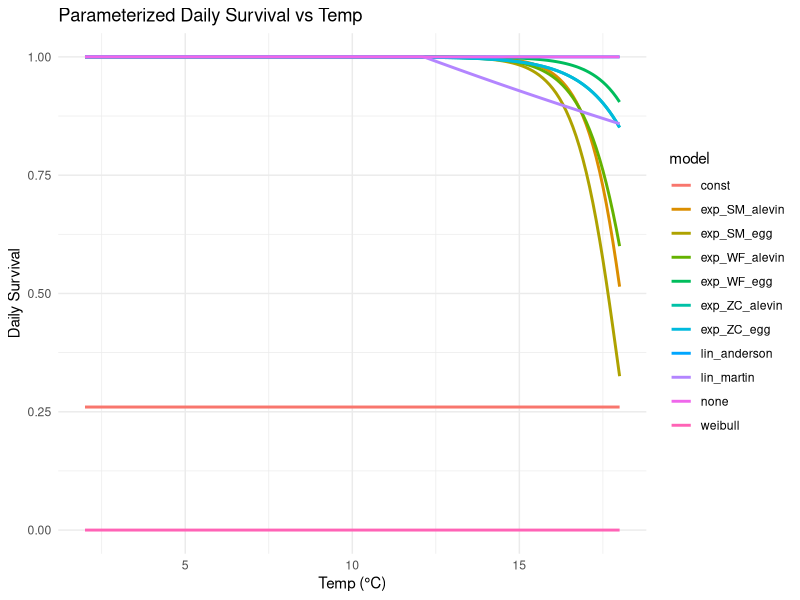
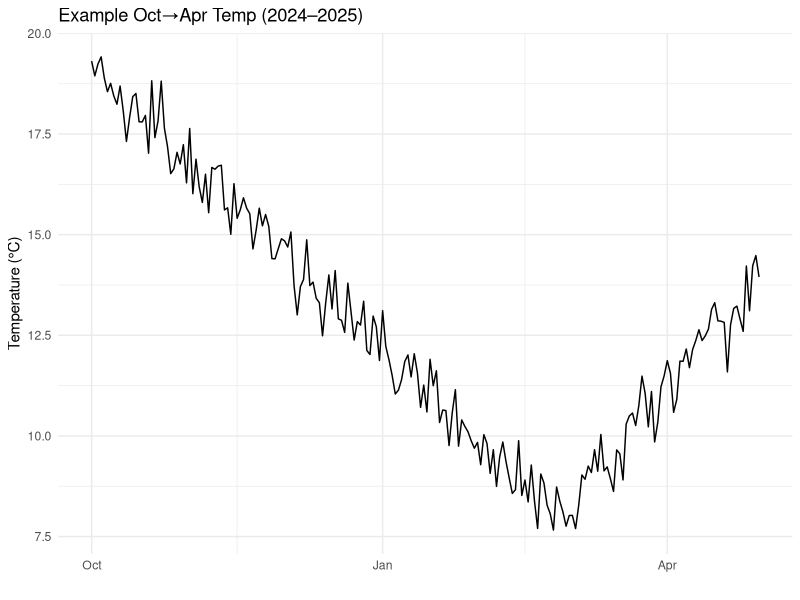
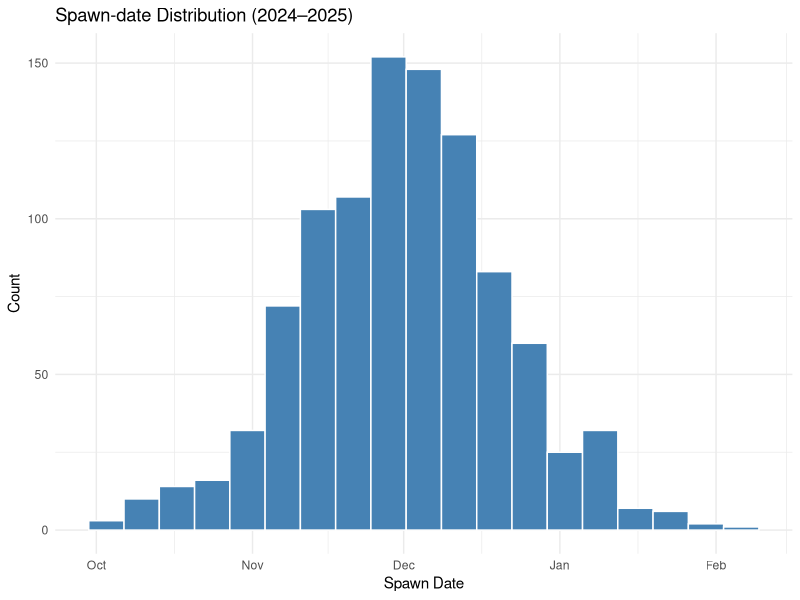

These figures' R source, in order: (Note: this script raises an error after producing the figures.)
rm(list=ls())
# ───────────────────────────────────────────────────────────────────────────────
# 0) PACKAGES -------------------------------------------------------------------
# ───────────────────────────────────────────────────────────────────────────────
library(tidyverse)
library(lubridate)
library(future.apply)
library(progressr)
handlers("txtprogressbar")   # simple console bar

# ───────────────────────────────────────────────────────────────────────────────
# 1) TDM & DEV FUNCS -----------------------------------------------------------
# ───────────────────────────────────────────────────────────────────────────────

# -- TDM variants --
tdm_lin_martin <- function(temp, α=0.026, β=12.14)      exp(-α*pmax(temp-β,0))
tdm_lin_anderson <- function(temp, day, α=0.026, β=12.14) {
  exp(-ifelse(day<=4, α*pmax(temp-β,0), 0))
}
tdm_exp <- function(temp, calib, stage) {
  ps <- list(
    WaterForum2020 = list(egg   = list(α=3.40848e-11,β=1.21122),
                          alevin= list(α=1.017554e-10,β=1.24092)),
    ZeugCramer2012 = list(egg   = list(α=1.35e-8,    β=0.9054),
                          alevin= list(α=1.35e-8,    β=0.9054)),
    SALMOD2006     = list(egg   = list(α=1.475e-11, β=1.392),
                          alevin= list(α=2.521e-12, β=1.461))
  )[[calib]][[stage]]
  exp(- (ps$α * exp(ps$β * temp)) )
}
# Weibull‐type (Jager 2011) for the egg phase defaults:
tdm_weibull <- function(temp,
                        TL = 3,     # lower‐temp scaler (°C)
                        TU = 15.4,  # upper‐temp scaler (°C)
                        kL = 25,    # lower exponent
                        kU = 29) {  # upper exponent
  term1 <- (1 - exp(-temp / TL))^kL
  term2 <- (exp(-temp / TU))^kU
  term1 * term2
}
tdm_none     <- function(temp) rep(1, length(temp))
tdm_const    <- function(temp, S0=0.26) rep(S0, length(temp))

# -- Egg & Alevin development --
egg_models <- list(
  linear  = function(T)  958  / T,
  mech    = function(T)  1e3 * 200^0.2 / (pmax(T+3,0.1)^1.5),
  jensen  = function(T)  495.28 * T^-0.136,
  beacham = function(T)  1/exp(10.404 - 2.043*log(T+7.575)),
  usgs    = function(T)  1/exp(6.872  -    log(T+0.332))
)
hatch_models <- list(
  linear  = function(T)  417  / T,
  mech    = function(T)  2.5  * (pmax(T+2,0.1)^(-0.5))
)

# ───────────────────────────────────────────────────────────────────────────────
# 2) STATIC DAILY SURVIVAL CURVES (Figure) -------------------------------------
# ───────────────────────────────────────────────────────────────────────────────

temps <- seq(2,18, by=0.1)
plot_df <- expand_grid(
  temp  = temps,
  model = c("lin_martin","lin_anderson",
            "exp_WF_egg","exp_WF_alevin",
            "exp_ZC_egg","exp_ZC_alevin",
            "exp_SM_egg","exp_SM_alevin",
            "weibull","none","const")
) %>%
  mutate(
    surv = case_when(
      model=="lin_martin"   ~ tdm_lin_martin(temp),
      model=="lin_anderson" ~ tdm_lin_anderson(temp, day=1),  # any day<=4
      str_detect(model,"^exp_WF_egg")   ~ tdm_exp(temp,"WaterForum2020","egg"),
      str_detect(model,"^exp_WF_alevin")~ tdm_exp(temp,"WaterForum2020","alevin"),
      str_detect(model,"^exp_ZC_egg")   ~ tdm_exp(temp,"ZeugCramer2012","egg"),
      str_detect(model,"^exp_ZC_alevin")~ tdm_exp(temp,"ZeugCramer2012","alevin"),
      str_detect(model,"^exp_SM_egg")   ~ tdm_exp(temp,"SALMOD2006","egg"),
      str_detect(model,"^exp_SM_alevin")~ tdm_exp(temp,"SALMOD2006","alevin"),
      model=="weibull" ~ tdm_weibull(temp),
      model=="none"    ~ tdm_none(temp),
      model=="const"   ~ tdm_const(temp)
    )
  )

ggplot(plot_df, aes(temp, surv, color=model)) +
  geom_line(size=1) +
  scale_y_continuous(lim=c(0,1)) +
  labs(title="Parameterized Daily Survival vs Temp",
       x="Temp (°C)", y="Daily Survival") +
  theme_minimal()

# ───────────────────────────────────────────────────────────────────────────────
# 3) SIMULATION: COMBINED EGG→ALEVIN SURVIVAL & SUMMARY TABLE -------------------
# ───────────────────────────────────────────────────────────────────────────────

set.seed(2025)

# ───────────────────────────────────────────────────────────────────────────────
# Parameters
# ───────────────────────────────────────────────────────────────────────────────
years      <- 2024:(2024 + 2 - 1)   # e.g. 2024–2073
n_redds    <- 1000
peak_date  <- "12-01"                # mm-dd for the normal spawn peak
sigma_days <- 20                     # ~3-week std-dev in spawning
start_temp <- 19;   min_temp <- 8;   end_temp <- 14
noise_sd   <- 0.5

# ───────────────────────────────────────────────────────────────────────────────
# Build a list of 50 years of data
# ───────────────────────────────────────────────────────────────────────────────
year_list <- map(years, function(yy){
  # 1) define the Oct1→Apr30 window for this water-year
  start_date <- ymd(sprintf("%d-10-01", yy))
  feb28      <- ymd(sprintf("%d-02-28", yy+1))
  end_date   <- ymd(sprintf("%d-04-30", yy+1))
  dates      <- seq(start_date, end_date, by = "day")
  n1 <- as.numeric(feb28 - start_date)
  n2 <- as.numeric(end_date - feb28)
  d  <- as.numeric(dates - start_date)
  
  # 2) piecewise linear seasonal baseline
  base_temp <- ifelse(
    dates <= feb28,
    start_temp + (min_temp - start_temp) * (d / n1),
    min_temp   + (end_temp - min_temp)   * ((d - n1) / n2)
  )
  # add some day-to-day noise
  temps <- base_temp + rnorm(length(dates), sd = noise_sd)
  
  # 3) sample redd dates from a normal bell around Dec 1
  peak_idx <- as.numeric(ymd(sprintf("%d-%s", yy, peak_date)) - start_date)
  offs     <- round(rnorm(n_redds, mean = peak_idx, sd = sigma_days))
  offs     <- pmin(pmax(offs, 0), length(dates)-1)  # clamp into [0, N-1]
  redds    <- start_date + offs
  
  # 4) return a small list for this year
  list(
    year      = yy,
    dates     = dates,
    temps     = temps,
    redds     = redds
  )
})

# convert to a named list for easy lookup
names(year_list) <- as.character(years)

# ───────────────────────────────────────────────────────────────────────────────
# Example: plot one year’s temperature & redd histogram
# ───────────────────────────────────────────────────────────────────────────────
yr2024 <- year_list[["2024"]]

# temp series
ggplot(tibble(date = yr2024$dates, temp = yr2024$temps),
       aes(date, temp)) +
  geom_line() +
  labs(title="Example Oct→Apr Temp (2024–2025)",
       x="", y="Temperature (°C)") +
  theme_minimal()

# redd histogram
ggplot(tibble(redd=yr2024$redds), aes(redd)) +
  geom_histogram(binwidth=7, fill="steelblue", color="white") +
  labs(title="Spawn‐date Distribution (2024–2025)",
       x="Spawn Date", y="Count") +
  theme_minimal()

simulate_combo <- function(variant, dates, redds, daily_surv) {
  survs <- vapply(
    redds, 
    function(sp) {
      i0 <- match(sp, dates)
      Te <- daily_surv[[variant]][i0]    # spawn‐day survival
      # compute durations once per redd:
      days_egg  <- egg_fn(Te); days_alev <- hatch_fn(Te)
      total_days<- ceiling(days_egg + days_alev)
      
      # just take the product of the precomputed curve slice:
      prod(daily_surv[[variant]][i0 + seq_len(total_days)-1], na.rm=TRUE)
    },
    numeric(1)
  )
  survs
}

# ───────────────────────────────────────────────────────────────────────────────
# 4) DENSITY‐DEPENDENCE FUNCTIONS ------------------------------------------------
# ───────────────────────────────────────────────────────────────────────────────

density_fun <- function(dd_type,
                        N,
                        S0  = 0.347,       # base survival (Sacramento)
                        mu1 = -0.0000188,  # linear redd effect
                        K   = 50000       # Beverton–Holt K
) {
  switch(dd_type,
         none           = 1,
         linear         = S0 + mu1 * N,
         `beverton-holt` = S0 / (1 + N / K)
  )
}

dd_tab <- tibble(
  dd_type   = c("none","linear","beverton-holt"),
  dd_factor = map_dbl(dd_type, ~ density_fun(.x, N=50000))
)

# ───────────────────────────────────────────────────────────────────────────────
# 5) FULL SUMMARY: TDM × Egg × Hatch × Density ----------------------------------
# ───────────────────────────────────────────────────────────────────────────────

# 2) list out each TDM variant with its metadata:
tdm_defs <- tribble(
  ~model,        ~calib,             ~stage,   ~variant,
  "exp",         "WaterForum2020",   "egg",    "exp_WF_egg",
  "exp",         "WaterForum2020",   "alevin", "exp_WF_alevin",
  "exp",         "ZeugCramer2012",   "egg",    "exp_ZC_egg",
  "exp",         "ZeugCramer2012",   "alevin", "exp_ZC_alevin",
  "exp",         "SALMOD2006",       "egg",    "exp_SM_egg",
  "exp",         "SALMOD2006",       "alevin", "exp_SM_alevin",
  "lin_martin",  NA,                 NA,       "lin_martin",
  "lin_anderson",NA,                 NA,       "lin_anderson",
  "weibull",     NA,                 NA,       "weibull",
  "none",        NA,                 NA,       "none",
  "const",       NA,                 NA,       "const"
)


plan(multisession, workers = 4)

all_years_summary <- with_progress({
  p <- progressor(along = year_list)
  map_dfr(year_list, function(yr) {
    p()   # advance the progress bar by 1
    
  # unpack the year’s data
  dates    <- yr$dates
  t_series <- yr$temps
  redds    <- yr$redds
  
  # ── 1) Precompute daily survival curves for each TDM variant ──────────────
  daily_surv <- map(tdm_defs$variant, function(v) {
    row   <- filter(tdm_defs, variant == v)
    model <- row$model[[1]]
    calib <- row$calib[[1]]
    stage <- row$stage[[1]]
    temps <- t_series
    
    switch(model,
           exp          = tdm_exp(temps, calib, stage),
           lin_martin   = tdm_lin_martin(temps),
           lin_anderson = tdm_lin_anderson(temps, day = seq_along(temps)),
           weibull      = tdm_weibull(temps),
           none         = tdm_none(temps),
           const        = tdm_const(temps)
    )
  }) %>% set_names(tdm_defs$variant)
  
  # ── 2) Now simulate each variant × egg_m × hatch_m × dd_type ─────────────
  summary_tbl_year <- tidyr::crossing(
    tdm_defs,
    egg_m   = names(egg_models),
    hatch_m = names(hatch_models),
    dd_type = c("none","linear","beverton-holt")
  ) %>%
    rowwise() %>%
    mutate(
      survs = list({
        # use the precomputed daily_surv vector for this variant
        ds   <- daily_surv[[variant]]
        # vectorized redd loop with vapply
        vapply(redds, function(sp) {
          i0 <- match(sp, dates)
          # days to hatch+emerge at spawn‐day temp
          days_egg  <- egg_models[[egg_m]](t_series[i0])
          days_alev <- hatch_models[[hatch_m]](t_series[i0])
          td        <- ceiling(days_egg + days_alev)
          slice     <- ds[i0 + seq_len(td) - 1]
          prod(slice, na.rm = TRUE)
        }, numeric(1))
      }),
      base_surv     = mean(survs, na.rm = TRUE),
      dd_factor     = density_fun(dd_type, N = length(redds)),
      mean_cum_surv = base_surv * dd_factor,
      dev0 = {
        Te  <- t_series[ match(redds, dates) ]
        de  <- egg_models[[egg_m]](Te) + hatch_models[[hatch_m]](Te)
        atu <- de * Te
        tibble(
          mean_dev_days = mean(de),
          mean_ATU      = mean(atu)
        )
      }
    ) %>%
    unnest_wider(dev0) %>%
    ungroup() %>%
    mutate(
      across(c(mean_dev_days, mean_ATU, mean_cum_surv), ~ round(.x,3)),
      year = yr$year
    ) %>%
    select(year, everything())
  
  summary_tbl_year
  })
})

# now you’ve got a big 50×N table
print(all_years_summary)

single_year <- year_list["2024"]

one_year_summary <- with_progress({
  p <- progressor(steps = length(single_year))
  map_dfr(single_year, function(yr) {
    p()
      
      # unpack the year’s data
      dates    <- yr$dates
      t_series <- yr$temps
      redds    <- yr$redds
      
      # ── 1) Precompute daily survival curves for each TDM variant ──────────────
      daily_surv <- map(tdm_defs$variant, function(v) {
        row   <- filter(tdm_defs, variant == v)
        model <- row$model[[1]]
        calib <- row$calib[[1]]
        stage <- row$stage[[1]]
        temps <- t_series
        
        switch(model,
               exp          = tdm_exp(temps, calib, stage),
               lin_martin   = tdm_lin_martin(temps),
               lin_anderson = tdm_lin_anderson(temps, day = seq_along(temps)),
               weibull      = tdm_weibull(temps),
               none         = tdm_none(temps),
               const        = tdm_const(temps)
        )
      }) %>% set_names(tdm_defs$variant)
      
      # ── 2) Now simulate each variant × egg_m × hatch_m × dd_type ─────────────
      summary_tbl_year <- tidyr::crossing(
        tdm_defs,
        egg_m   = names(egg_models),
        hatch_m = names(hatch_models),
        dd_type = c("none","linear","beverton-holt")
      ) %>%
        rowwise() %>%
        mutate(
          survs = list({
            # use the precomputed daily_surv vector for this variant
            ds   <- daily_surv[[variant]]
            # vectorized redd loop with vapply
            vapply(redds, function(sp) {
              i0 <- match(sp, dates)
              # days to hatch+emerge at spawn‐day temp
              days_egg  <- egg_models[[egg_m]](t_series[i0])
              days_alev <- hatch_models[[hatch_m]](t_series[i0])
              td        <- ceiling(days_egg + days_alev)
              slice     <- ds[i0 + seq_len(td) - 1]
              prod(slice, na.rm = TRUE)
            }, numeric(1))
          }),
          base_surv     = mean(survs, na.rm = TRUE),
          dd_factor     = density_fun(dd_type, N = length(redds)),
          mean_cum_surv = base_surv * dd_factor,
          dev0 = {
            Te  <- t_series[ match(redds, dates) ]
            de  <- egg_models[[egg_m]](Te) + hatch_models[[hatch_m]](Te)
            atu <- de * Te
            tibble(
              mean_dev_days = mean(de),
              mean_ATU      = mean(atu)
            )
          }
        ) %>%
        unnest_wider(dev0) %>%
        ungroup() %>%
        mutate(
          across(c(mean_dev_days, mean_ATU, mean_cum_surv), ~ round(.x,3)),
          year = yr$year
        ) %>%
        select(year, everything())
      
      summary_tbl_year
  })
})

# 1) Plot mean cumulative survival vs. year, colored by TDM variant
ggplot(one_year_summary, aes(x = year, y = mean_cum_surv, color = variant)) +
  geom_line(size = 1) +
  facet_grid(egg_m ~ dd_type) +
  scale_y_continuous(limits = c(0,1), expand = c(0,0)) +
  labs(
    x     = "Water Year",
    y     = "Mean Egg→Emergence Survival",
    color = "TDM Variant"
  ) +
  theme_minimal() +
  theme(
    legend.position = "bottom",
    axis.text.x     = element_text(angle = 45, hjust = 1)
  )

